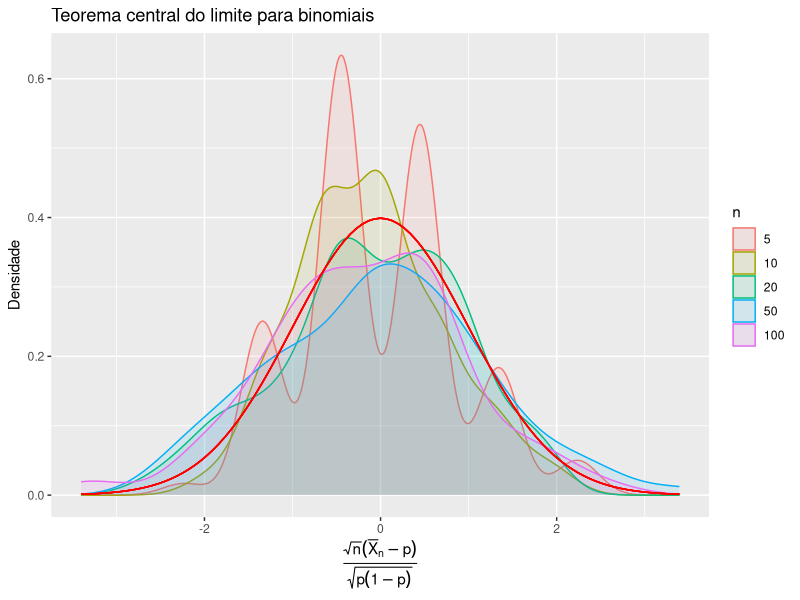

Write the R code that produced this figure.
## ---- chunk 1
library(tidyverse)
n_sim = 10^2
gen_std_mean = function(n_sim, n_sample) {
  (rbinom(n_sim, n_sample, 0.5)-0.5*n_sample)/sqrt(n_sample*0.25)
}
as.list(c(5, 10, 20, 50, 10^2)) %>% 
  map_dfr(function(x) data_frame(std_mean = gen_std_mean(n_sim, x), 
                                 n = rep(x, n_sim))) %>%
  mutate(n = as.factor(n)) %>%
  ggplot(aes(x= std_mean, fill = n, colour = n)) +
  ggtitle("Teorema central do limite para binomiais") +
  ylab("Densidade") +
  xlab(expression(frac(sqrt(n)(bar(X)[n]-p), sqrt(p(1-p))))) +
  geom_density(alpha = 0.1) +
  stat_function(fun = dnorm, colour = "red")
